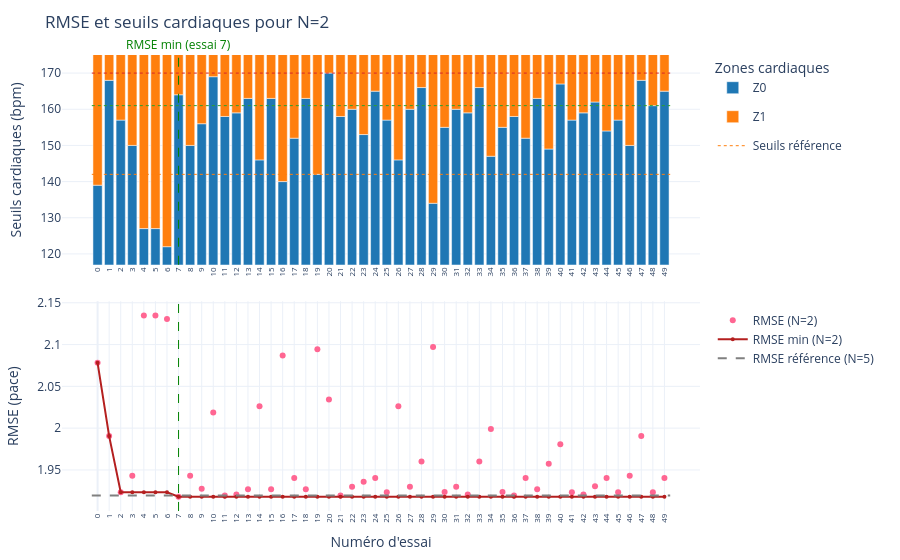
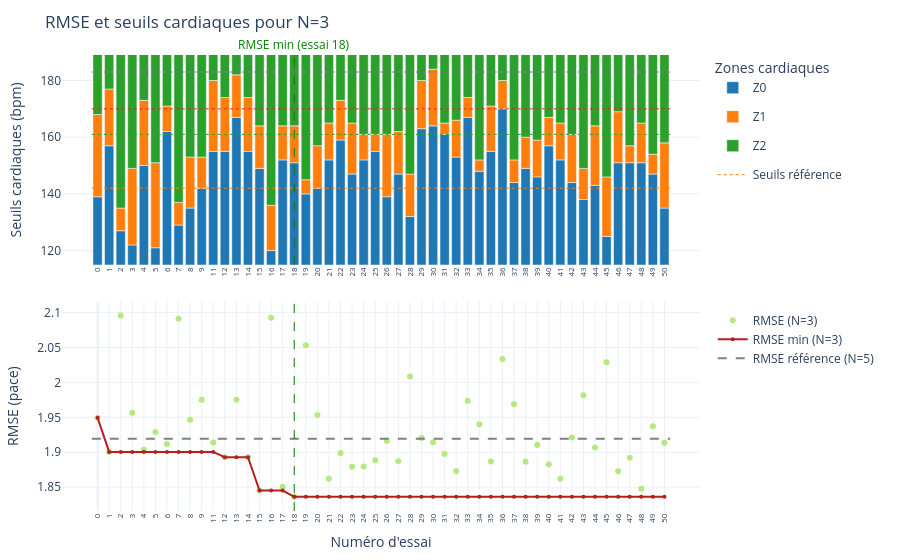
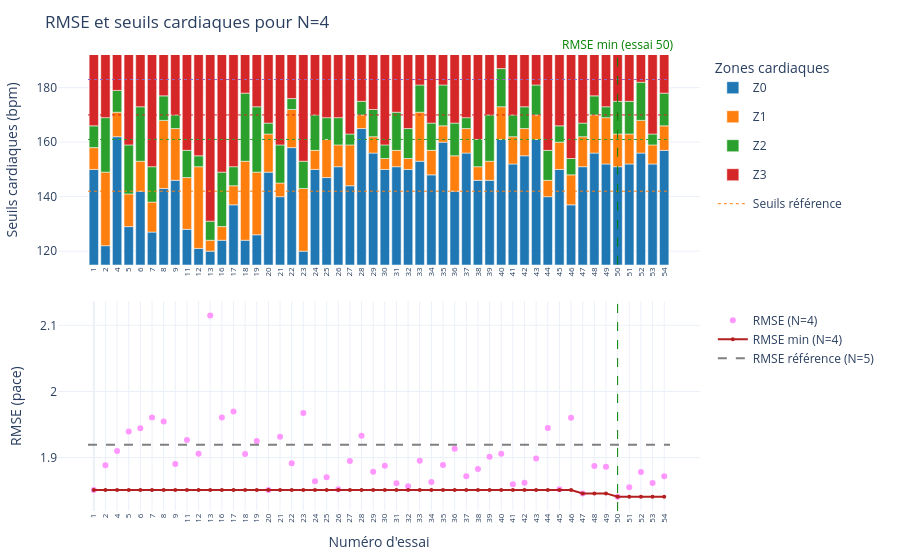
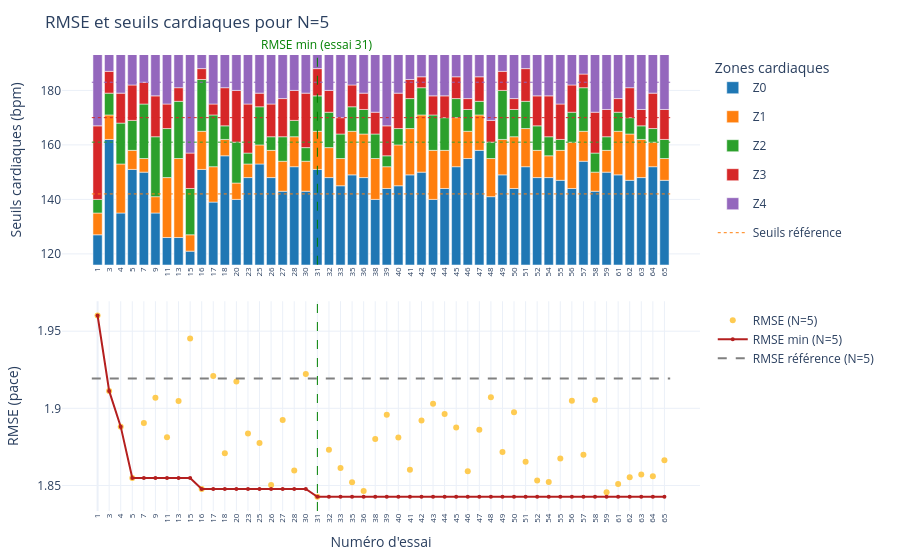

These figures' notebook cell, in order:
### Code cell
for n in model.result["n_zones"].unique():
    model.plot.trials_zones(n).show()
